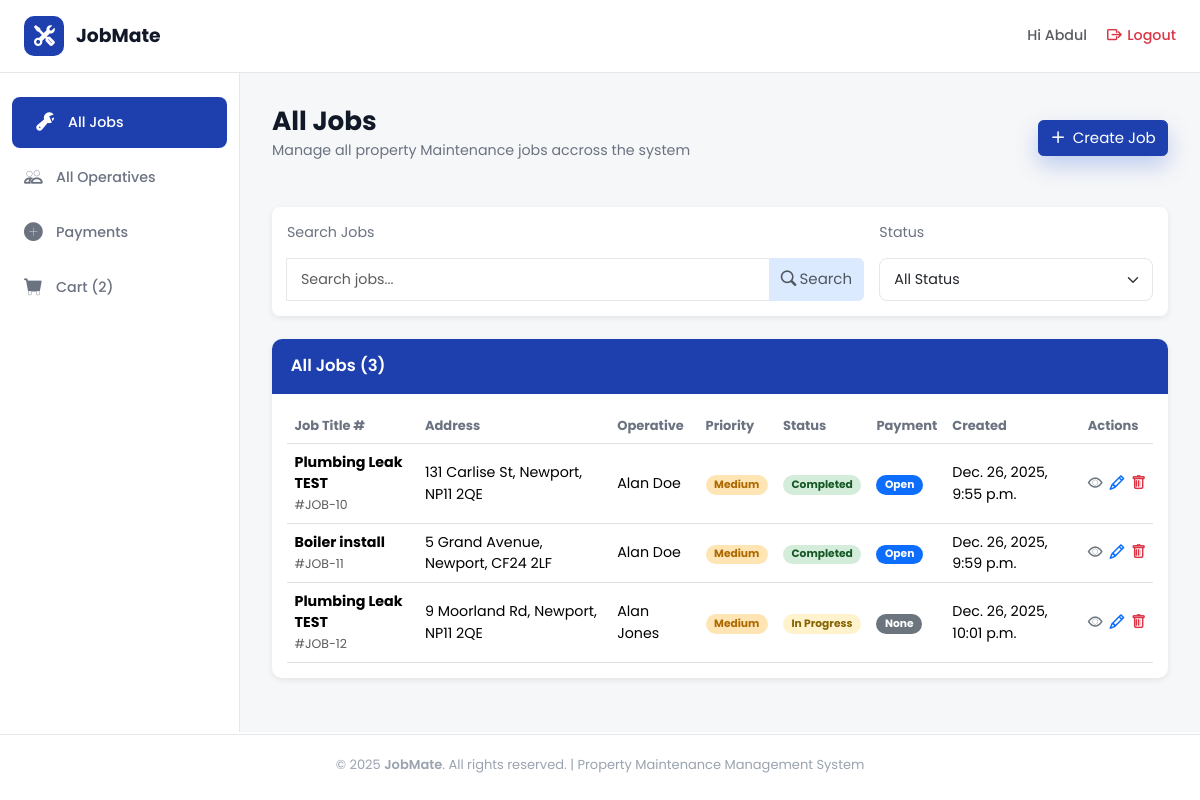
Before: /jobs/all_jobs/ (signed in) with the older database file.
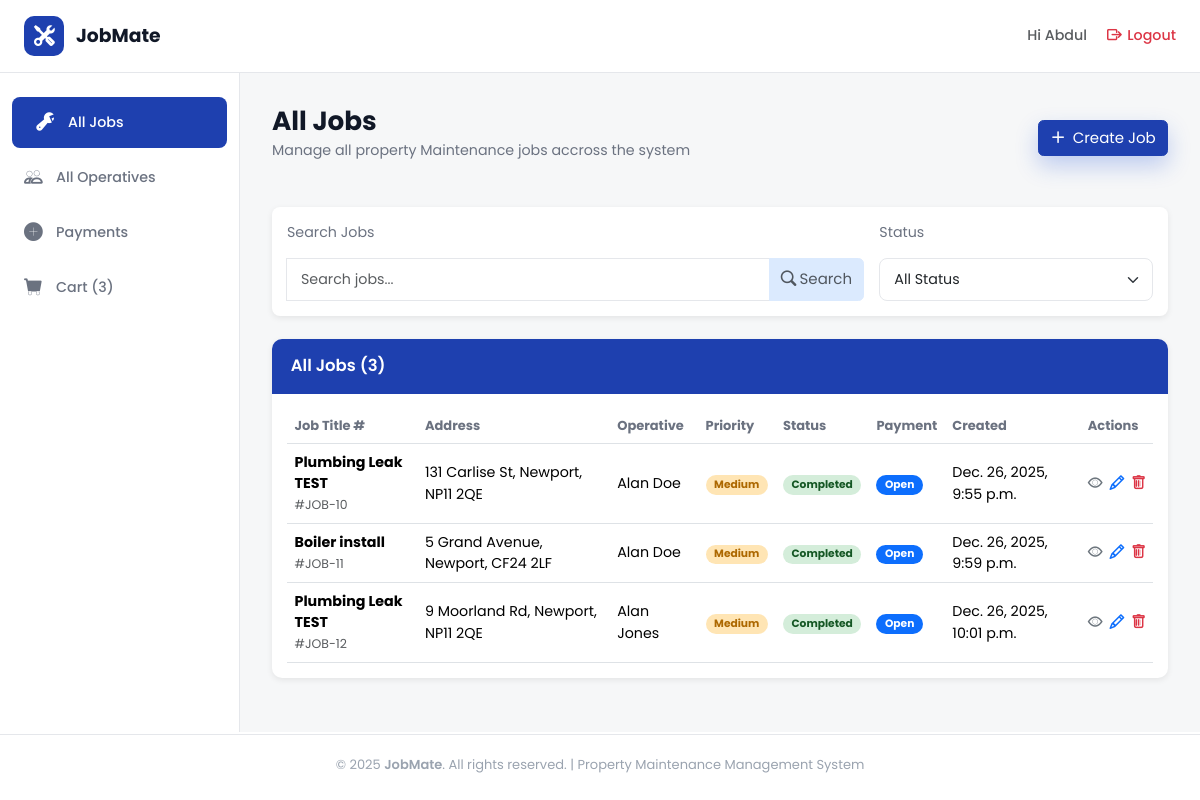
After: the same page with the newer database file.
### jobs/models.py (models this page shows, shortened)
class Job(models.Model):
    PRIORITY_CHOICES = [
        ('high', 'High'),
        ('medium', 'Medium'),
        ('low', 'Low'),
    ]
    CATEGORY_CHOICES = [
        ('plumbing', 'Plumbing'),
        ('heating', 'Heating'),
        ('electrical', 'Electrical'),
    ]
    STATUS_CHOICES = [
        ("pending", "Pending"),
        ("in_progress", "In Progress"),
        ("completed", "Completed"),
        ("cancelled", "Cancelled"),
    ]
    job_title = models.CharField(max_length=100)
    property_owner = models.CharField(max_length=100)
    address = models.CharField(max_length=200)
    city = models.CharField(max_length=100)
    post_code = models.CharField(max_length=20)
    tenant_name = models.CharField(
        max_length=100,
        null=True,
        blank=True
    )
    tenant_phone = models.CharField(
        max_length=20,
        null=True,
        blank=True
    )
    tenant_email = models.EmailField(
        max_length=254,
        null=True,
        blank=True
    )
    priority = models.CharField(
        max_length=20,
        choices=PRIORITY_CHOICES,
        default='medium'
    )
    category = models.CharField(
        max_length=20,
        choices=CATEGORY_CHOICES
    )
    status = models.CharField(
        max_length=20,
        choices=STATUS_CHOICES,
        default="pending"
    )
    description = models.TextField()
    created_at = models.DateTimeField(auto_now_add=True)
    updated_at = models.DateTimeField(auto_now=True)
    due_date = models.DateField()
    estimated_hours = models.DecimalField(
        max_digits=4,
        decimal_places=1,
        null=True,
        blank=True
    )
    job_cost = models.DecimalField(
        max_digits=10,
        decimal_places=2,
        null=True,
        blank=True
    )
    assigned_operative = models.ForeignKey(
        User,
        on_delete=models.SET_NULL,
        null=True,
        blank=True,
        related_name="assigned_jobs"
    )

### cart/models.py (models this page shows, shortened)
class Transaction(models.Model):
    STATUS_CHOICES = [
        ("open", "Open"),
        ("paid", "Paid"),
        ("failed", "Failed"),
        ("cancelled", "Cancelled"),
    ]
    transaction_id = models.UUIDField(
        default=uuid.uuid4,
        editable=False,
        unique=True
    )
    user = models.ForeignKey(
        settings.AUTH_USER_MODEL,
        on_delete=models.CASCADE,
        related_name="transactions"
    )
    job = models.ForeignKey(
        Job,
        on_delete=models.SET_NULL,
        null=True,
        blank=True,
        related_name="transactions"
    )
    status = models.CharField(
        max_length=20,
        choices=STATUS_CHOICES,
        default="open"
    )
    base_cost = models.DecimalField(max_digits=10, decimal_places=2, default=0)
    adjustment = models.DecimalField(max_digits=10, decimal_places=2, default=0)
    actual_cost = models.DecimalField(max_digits=10, decimal_places=2, default=0)
    subtotal = models.DecimalField(max_digits=10, decimal_places=2, default=0)
    service_fee = models.DecimalField(max_digits=10, decimal_places=2, default=0)
    vat = models.DecimalField(max_digits=10, decimal_places=2, default=0)
    total = models.DecimalField(max_digits=10, decimal_places=2, default=0)
    created_at = models.DateTimeField(auto_now_add=True)
    paid_at = models.DateTimeField(null=True, blank=True)

### jobs/views.py (the view)
# urls.py: path('all_jobs/', views.all_jobs, name='all_jobs'),
@login_required
def all_jobs(request):
    user = request.user
    search_query = request.GET.get("search_term")
    status_filter = request.GET.get("status_filter")
    if user.profile.role != "Admin":
        job_list = Job.objects.filter(assigned_operative=user)
    else:
        job_list = Job.objects.all()
    if search_query:
        job_list = job_list.filter(
            Q(job_title__icontains=search_query) |
            Q(address__icontains=search_query) |
            Q(city__icontains=search_query) |
            Q(post_code__icontains=search_query))
    if status_filter:
        job_list = job_list.filter(status=status_filter)
    for job in job_list:
        transaction = (
            Transaction.objects
            .filter(job=job)
            .order_by("-created_at")
            .first()
        )
        job.payment_status = transaction.status if transaction else None
    return render(request, 'all_jobs.html', {"job_list": job_list, "status_filter": status_filter, "search_query": search_query})

### jobs/templates/all_jobs.html (shortened to what this page needs)
{% extends "dashboard_base.html" %}
{% load static %}
{% block content %}
<div class="heading-section d-flex flex-column justify-content-between flex-md-row">
  <div class="row">
    <h1 class="section-title">All Jobs</h1>
    <p class="section-subtitle">
      Manage all property Maintenance jobs accross the system
    </p>
  </div>
  {% if request.user.is_authenticated and request.user.profile.role == "Admin" %}
  <a href="{% url 'jobs:create_job' %}"
    class="btn btn-primary shadow-cta d-flex align-items-center justify-content-center h-50 mt-3">
    <i class="bi bi-plus-lg me-2"></i>Create Job
  </a>
  {% endif %}
</div>
<div class="filter-container d-flex flex-grow-1 flex-column justify-content-between flex-md-row gap-3 mb-4 ">
  <div class="search-col col-8">
    <p class="section-subtitle">Search Jobs</p>
    <form class="input-group" method="GET">
      <input type="text" name="search_term" class="form-control" placeholder="Search jobs..." />
      <button type="submit" class="btn btn-secondary text-muted">
        <i class="bi bi-search me-1"></i>Search
      </button>
    </form>
  </div>
  <form class="col" method="GET">
    <p class="section-subtitle">Status</p>
    <select class="form-select" name="status_filter" onchange="this.form.submit()">
      <option value="">All Status</option>
    </select>
  </form>
</div>
  <div>
    <div class="table-container">
      <div class="table-header">All Jobs ({{ job_list.count }})</div>
      <div class="table-responsive p-3">
        <table class="table align-middle mb-0">
          <thead class="table-head">
            <tr>
              <th>Job Title #</th>
              <th>Address</th>
              <th>Operative</th>
              <th>Priority</th>
              <th>Status</th>
              <th>Payment</th>
              <th>Created</th>
              <th>Actions</th>
            </tr>
          </thead>
          <tbody>
            {% for job in job_list %}
            <tr class="test">
              <td data-label="Job Title">
                <strong>{{ job.job_title}}</strong><br /><small class="text-muted">#JOB-{{ job.id }}</small>
              </td>
              <td data-label="Address">{{ job.address }}, {{ job.city }}, {{ job.post_code }}</td>
              <td data-label="Operative">{{ job.assigned_operative.first_name }} {{ job.assigned_operative.last_name }}
              </td>
              <td data-label="Priority">
                <span class="badge badge-rounded
                {% if job.priority == 'high' %} badge-high
                {% elif job.priority == 'medium' %}badge-medium
                {% elif job.priority == 'low' %}badge-low
                {% endif %}">
                  {{ job.get_priority_display }}
                </span>
              </td>
              <td data-label="Status">
                <span class="badge badge-rounded
                {% if job.status == 'pending' %}badge-pending
                {% elif job.status == 'in_progress' %}badge-progress
                {% elif job.status == 'completed' %}badge-completed
                {% elif job.status == 'cancelled' %}bg-danger
                {% endif %} ">
                  {{ job.get_status_display }}
                </span>
              </td>
              <td data-label="Payment">
                <span class="badge badge-rounded
                {% if job.payment_status == 'paid' %}bd-success
                {% elif job.payment_status == 'open' %}bg-primary
                {% elif job.payment_status == 'failed' %}bg-danger
                {% elif job.payment_status == 'cancelled' %}bg-info
                {% else %}bg-secondary
                {% endif %}">
                 {{ job.payment_status|capfirst }}
                </span>
              </td>
              <td data-label="Created">{{ job.created_at}}</td>
              <td data-label="Actions">
                <div class="d-flex flex-row justify-content-around">
                  <a href="{% url 'jobs:job_detail' job_id=job.id %}" class="text-secondary me-2"><i
                      class="bi bi-eye"></i></a>
                  {% if request.user.is_authenticated and request.user.profile.role == "Admin" %}
                  <a href="{% url 'jobs:edit_job' job_id=job.id %}" class="text-primary me-2"><i
                      class="bi bi-pencil"></i></a>
                  <a href="{% url 'jobs:delete_job' job_id=job.id %}" class="text-danger"><i
                      class="bi bi-trash"></i></a>
                  {% endif %}
                </div>
              </td>
            </tr>
            {% empty %}
            <tr>
              <td colspan="8" class="text-danger">No jobs found!</td>
            </tr>
            {% endfor %}
          </tbody>
        </table>
      </div>
    </div>
  </div>
  {% endblock %}

### templates/dashboard_base.html (shortened to what this page needs)
{% extends "base.html" %}
{% load static %}
{% block body %}
<header class="top-header">
  <div class="logo-section">
    <a href="{% url 'home:home' %}">
      <div class="logo-icon">
        <i class="bi bi-tools"></i>
      </div>
      <span class="logo-text">JobMate</span>
    </a>
  </div>
  <div class="header-right">
    <div class="user-info">
      <a href="{% url 'users:profile_settings' %}" class="text-decoration-none text-muted"><span>Hi {% if request.user.is_authenticated and request.user.first_name == "" %}
        {{ request.user.username }}
        {% else %}
        {{request.user.first_name}}
        {% endif %}
      </span>
    </a>
    </div>
    <a href="{% url 'account_logout' %}" class="logout-btn text-danger">
      <i class="bi bi-box-arrow-right"></i>
      <span>Logout</span>
    </a>
  </div>
</header>
<div class="dashboard-layout">
  <aside class="sidebar">
    <ul class="sidebar-nav">
      <li>
        <a href="{% url 'jobs:all_jobs' %}"
          class="{% if request.resolver_match.url_name == 'all_jobs' %}active{% endif %}">
          <i class="bi bi-wrench-adjustable"></i>
          <span>All Jobs</span>
        </a>
      </li>
      {% if request.user.is_authenticated and request.user.profile.role == "Admin" %}
      <li>
        <a href="{% url 'users:all_operatives' %}"
          class="{% if request.resolver_match.url_name == 'all_operatives' %}active{% endif %}">
          <i class="bi bi-people"></i>
          <span>All Operatives</span>
        </a>
      </li>
      {% endif %}
      <li>
        <a href="{% url 'cart:payments' %}"
          class="{% if request.resolver_match.url_name == 'payments' %}active nav-link disabled{% endif %}">
          <i class="bi bi-plus-circle-fill"></i>
          <span>Payments</span>
        </a>
      </li>
      <li>
        <a href="{% url 'cart:basket' %}"
          class="{% if request.resolver_match.url_name == 'basket' %}active nav-link disabled{% endif %}">
          <i class="bi bi-cart-fill"></i>
          <span> Cart{% if basket_count %}
            ({{ basket_count }})
            {% endif %}
          </span>
        </a>
      </li>
    </ul>
  </aside>
  <main class="main-content">
    {% block content %} {% endblock %}
  </main>
</div>
{% endblock %}

### templates/base.html (shortened to what this page needs)
{% load static %}
<!DOCTYPE html>
<html lang="en">
<head>
    <link href="https://cdn.jsdelivr.net/npm/bootstrap@5.3.3/dist/css/bootstrap.min.css" rel="stylesheet">
    <link href="https://cdn.jsdelivr.net/npm/bootstrap-icons@1.11.3/font/bootstrap-icons.css" rel="stylesheet">
    <link rel="stylesheet" href="{% static 'css/base.css' %}?v=20251012">
    <link rel="stylesheet" href="{% static 'css/home.css' %}?v=20251012">
    <link rel="stylesheet" href="{% static 'css/accounts.css' %}?v=20251012">
    <link rel="stylesheet" href="{% static 'css/dashboard_base.css' %}?v=20251012">
    <link rel="stylesheet" href="{% static 'css/tables.css' %}?v=20251012">
    <link rel="stylesheet" href="{% static 'css/form.css' %}?v=20251012">
    <link rel="stylesheet" href="{% static 'css/job_detail.css' %}?v=20251012">
    <link rel="stylesheet" href="{% static 'css/delete.css' %}?v=20251012">
    <link rel="stylesheet" href="{% static 'css/cart.css' %}?v=20251012">
    <link rel="stylesheet" href="{% static 'css/404.css' %}?v=20251012">
</head>
<body class="d-flex flex-column min-vh-100">
    <main class="flex-grow-1 d-flex flex-column">
        {% block body %}{% endblock %}
    </main>
    {% if not hide_footer %}
    <footer class="site-footer">
        © 2025 <span class="fw-semibold">JobMate</span>. All rights reserved. |
        Property Maintenance Management System
    </footer>
    {% endif %}
</body>
</html>

Changed rows visible on the page:
changed Job "9 Moorland Rd": status "In Progress" → "Completed"; payment_status "None" → "Open"
Other visible differences:
{{ basket_count }}: "2" → "3"
